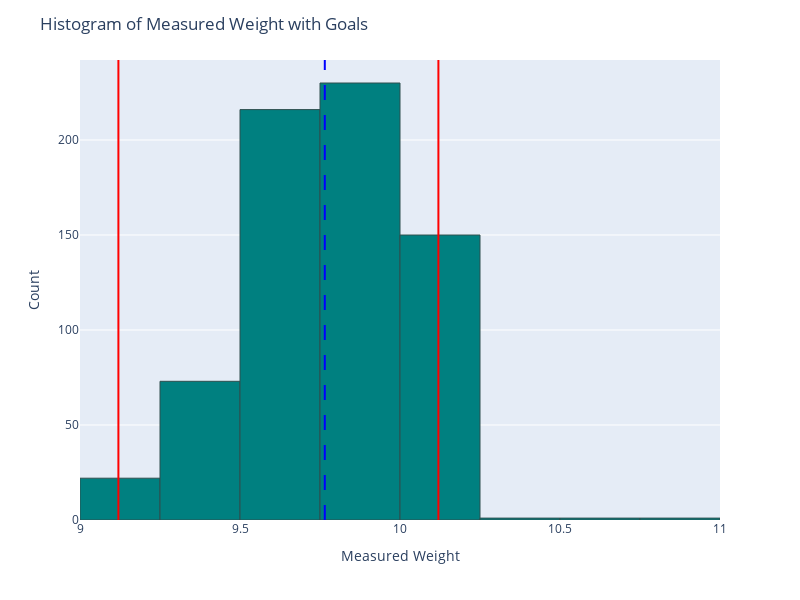

Source (notebook cell):
### Code cell
fig = px.histogram(product_A, x='measured_weight')
fig.add_vline(x=min_goal, line_dash='solid', line_color='red')
fig.add_vline(x=max_goal, line_dash='solid', line_color='red')
fig.add_vline(x=avg_goal, line_dash='longdash', line_color='blue')

fig.update_layout(
    width=800,
    height=600,
    title='Histogram of Measured Weight with Goals',
    xaxis_title='Measured Weight',
    yaxis_title='Count',
)

fig.update_traces(marker=dict(color='teal', line=dict(width=1, color='DarkSlateGrey')))

fig.update_traces(xbins=dict(
    start=bin_min,
    end=bin_max,
    size=bin_size
))
fig.show()

### Figure 1 — Plotly figure (JSON) as saved in the notebook; plotly's stock layout.template omitted (floating-point values rounded to 4 significant figures; data arrays with more than 128 entries replaced by an {"elided": "..."} marker saying what was removed)
{"data": [{"alignmentgroup": "True", "bingroup": "x", "hovertemplate": "measured_weight=%{x}<br>count=%{y}<extra></extra>", "legendgroup": "", "marker": {"color": "teal", "line": {"color": "DarkSlateGrey", "width": 1}, "pattern": {"shape": ""}}, "name": "", "offsetgroup": "", "orientation": "v", "showlegend": false, "type": "histogram", "x": {"elided": "695 float values"}, "xaxis": "x", "xbins": {"end": 11, "size": 0.25, "start": 9}, "yaxis": "y"}], "layout": {"barmode": "relative", "height": 600, "legend": {"tracegroupgap": 0}, "margin": {"t": 60}, "shapes": [{"line": {"color": "red", "dash": "solid"}, "type": "line", "x0": 9.12, "x1": 9.12, "xref": "x", "y0": 0, "y1": 1, "yref": "y domain"}, {"line": {"color": "red", "dash": "solid"}, "type": "line", "x0": 10.12, "x1": 10.12, "xref": "x", "y0": 0, "y1": 1, "yref": "y domain"}, {"line": {"color": "blue", "dash": "longdash"}, "type": "line", "x0": 9.765, "x1": 9.765, "xref": "x", "y0": 0, "y1": 1, "yref": "y domain"}], "title": {"text": "Histogram of Measured Weight with Goals"}, "width": 800, "xaxis": {"anchor": "y", "autorange": true, "domain": [0, 1], "range": [9, 11], "title": {"text": "Measured Weight"}, "type": "linear"}, "yaxis": {"anchor": "x", "autorange": true, "domain": [0, 1], "range": [0, 242.1], "title": {"text": "Count"}}}}
